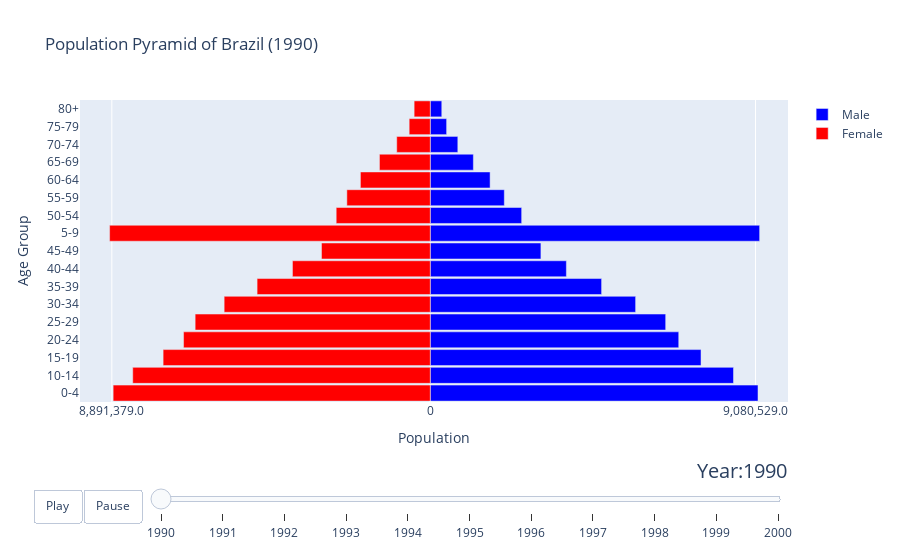

Here is the notebook cell this chart was saved with:
### Code cell
animated_population_pyramid(1990, 2000, 'Brazil')

### Figure 1 — Plotly figure (JSON) as saved in the notebook; plotly's stock layout.template omitted (floating-point values rounded to 4 significant figures)
{"data": [{"marker": {"color": "blue"}, "name": "Male", "orientation": "h", "type": "bar", "x": [9151000.0, 9197000.0, 8467000.0, 7560000.0, 6938000.0, 6573000.0, 5734000.0, 4784000.0, 3801000.0, 3089000.0, 2552000.0, 2068000.0, 1670000.0, 1203000.0, 769100.0, 456300.0, 321200.0], "y": ["0-4", "5-9", "10-14", "15-19", "20-24", "25-29", "30-34", "35-39", "40-44", "45-49", "50-54", "55-59", "60-64", "65-69", "70-74", "75-79", "80+"]}, {"marker": {"color": "red"}, "name": "Female", "orientation": "h", "type": "bar", "x": [-8855000.0, -8954000.0, -8308000.0, -7460000.0, -6889000.0, -6565000.0, -5756000.0, -4835000.0, -3848000.0, -3037000.0, -2627000.0, -2329000.0, -1950000.0, -1419000.0, -936900.0, -589300.0, -450700.0], "y": ["0-4", "5-9", "10-14", "15-19", "20-24", "25-29", "30-34", "35-39", "40-44", "45-49", "50-54", "55-59", "60-64", "65-69", "70-74", "75-79", "80+"]}], "layout": {"bargap": 0.1, "barmode": "overlay", "sliders": [{"active": 0, "currentvalue": {"font": {"size": 20}, "prefix": "Year:", "visible": true, "xanchor": "right"}, "len": 0.9, "pad": {"b": 10, "t": 50}, "steps": [{"args": [["1990"], {"frame": {"duration": 300, "redraw": true}, "mode": "immediate", "transition": {"duration": 300}}], "label": "1990", "method": "animate"}, {"args": [["1991"], {"frame": {"duration": 300, "redraw": true}, "mode": "immediate", "transition": {"duration": 300}}], "label": "1991", "method": "animate"}, {"args": [["1992"], {"frame": {"duration": 300, "redraw": true}, "mode": "immediate", "transition": {"duration": 300}}], "label": "1992", "method": "animate"}, {"args": [["1993"], {"frame": {"duration": 300, "redraw": true}, "mode": "immediate", "transition": {"duration": 300}}], "label": "1993", "method": "animate"}, {"args": [["1994"], {"frame": {"duration": 300, "redraw": true}, "mode": "immediate", "transition": {"duration": 300}}], "label": "1994", "method": "animate"}, {"args": [["1995"], {"frame": {"duration": 300, "redraw": true}, "mode": "immediate", "transition": {"duration": 300}}], "label": "1995", "method": "animate"}, {"args": [["1996"], {"frame": {"duration": 300, "redraw": true}, "mode": "immediate", "transition": {"duration": 300}}], "label": "1996", "method": "animate"}, {"args": [["1997"], {"frame": {"duration": 300, "redraw": true}, "mode": "immediate", "transition": {"duration": 300}}], "label": "1997", "method": "animate"}, {"args": [["1998"], {"frame": {"duration": 300, "redraw": true}, "mode": "immediate", "transition": {"duration": 300}}], "label": "1998", "method": "animate"}, {"args": [["1999"], {"frame": {"duration": 300, "redraw": true}, "mode": "immediate", "transition": {"duration": 300}}], "label": "1999", "method": "animate"}, {"args": [["2000"], {"frame": {"duration": 300, "redraw": true}, "mode": "immediate", "transition": {"duration": 300}}], "label": "2000", "method": "animate"}], "transition": {"duration": 300, "easing": "cubic-in-out"}, "x": 0.1, "xanchor": "left", "y": 0, "yanchor": "top"}], "title": {"text": "Population Pyramid of Brazil (1990)"}, "updatemenus": [{"buttons": [{"args": [null, {"frame": {"duration": 500, "redraw": true}, "fromcurrent": true}], "label": "Play", "method": "animate"}, {"args": [[null], {"frame": {"duration": 0, "redraw": true}, "mode": "immediate", "transition": {"duration": 0}}], "label": "Pause", "method": "animate"}], "direction": "left", "pad": {"r": 10, "t": 87}, "showactive": false, "type": "buttons", "x": 0.1, "xanchor": "right", "y": 0, "yanchor": "top"}], "xaxis": {"range": [-9781000.0, 9989000.0], "ticktext": ["8,891,379.0", "0", "9,080,529.0"], "tickvals": [-8891379, 0, 9080529], "title": {"text": "Population"}}, "yaxis": {"categoryorder": "category ascending", "title": {"text": "Age Group"}}}}
